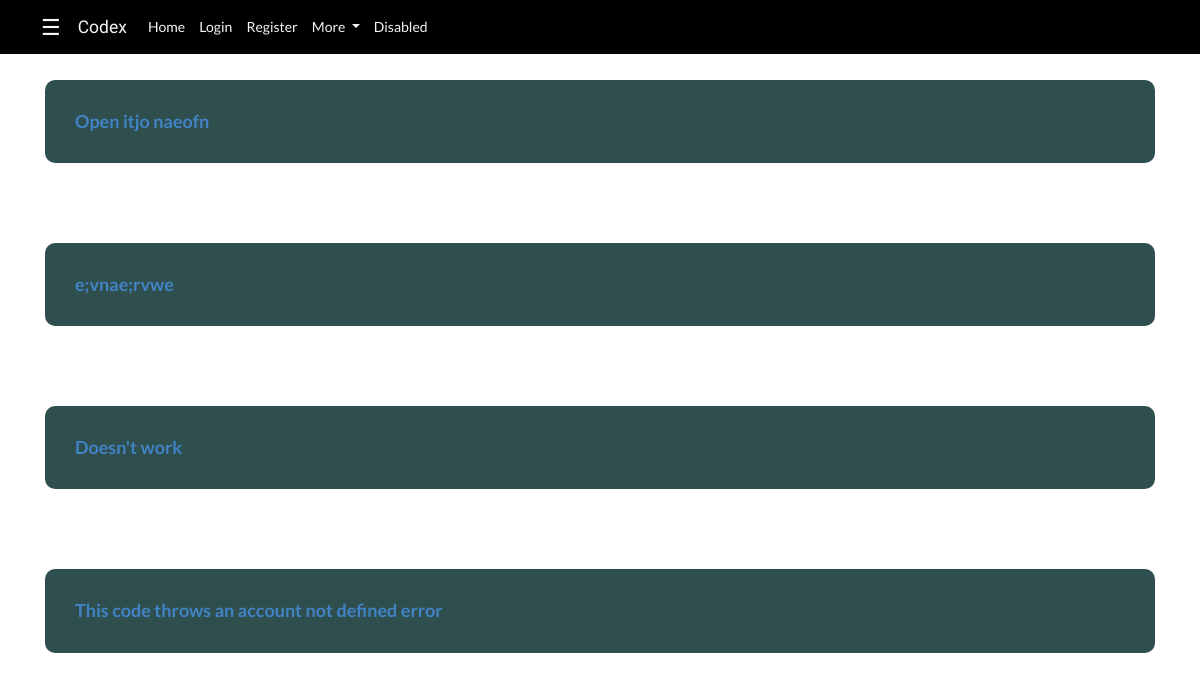
The app's page /log/list with its own data.
### logs/models.py (models this page shows, shortened)
class Log(models.Model):
    user = models.ForeignKey(User, on_delete=models.CASCADE)
    code = models.TextField()
    title = models.CharField(max_length=50)
    date_created = models.DateTimeField(auto_now_add=True)
    image = models.ImageField(blank=True,upload_to='log-images')
    image2 = models.ImageField(blank=True,upload_to='log-images')

### logs/views.py (the view)
# urls.py: path('log/list',LogList.as_view(),name='logs'),
class LogList(ListView):
    model = Log
    template_name = 'logs/log-list.html'
    context_object_name = 'logs'
    ordering = ['-date_created']

### logs/templates/logs/log-list.html (shortened to what this page needs)
{% extends 'logs/base.html' %}
{% block style %}
{% load static %}
<link rel="stylesheet" href="{% static 'logs/css/log-list.css' %}">
{% endblock %}
{% block body %}
<div class="container">
    {% for i in logs %}
    <div class="row" style="margin:0 auto;">
    <div class="col" style="margin-top: 80px;">
        <h3>
         <a href="{% url 'log-detail' i.id %}"> {{ i.title }}</a>
        </h3>
    </div>
 </div>
    {% endfor %}
</div>
{% endblock %}

### logs/static/logs/css/log-list.css (style rules this page uses)
.col { padding: 30px; background-color: darkslategrey; border-radius: 10px; }

### records on screen
Log: title "Open itjo naeofn"
Log: title "e;vnae;rvwe"
Log: title "Doesn't work"
Log: title "This code throws an account not defined error"
